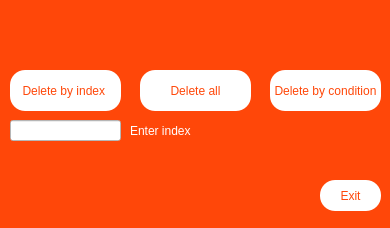
<?xml version="1.0" encoding="UTF-8"?>
<ui version="4.0">
 <class>ForDelete</class>
 <widget class="QDialog" name="ForDelete">
  <property name="geometry">
   <rect>
    <x>0</x>
    <y>0</y>
    <width>390</width>
    <height>228</height>
   </rect>
  </property>
  <property name="windowTitle">
   <string>Dialog</string>
  </property>
  <property name="styleSheet">
   <string notr="true">background : rgb(255, 71, 9)</string>
  </property>
  <widget class="QLabel" name="label">
   <property name="geometry">
    <rect>
     <x>80</x>
     <y>10</y>
     <width>231</width>
     <height>41</height>
    </rect>
   </property>
   <property name="text">
    <string/>
   </property>
   <property name="pixmap">
    <pixmap>../../../../lab04_small.jpg</pixmap>
   </property>
  </widget>
  <widget class="QPushButton" name="DeleteCondition">
   <property name="geometry">
    <rect>
     <x>270</x>
     <y>70</y>
     <width>111</width>
     <height>41</height>
    </rect>
   </property>
   <property name="styleSheet">
    <string notr="true">background : rgb(255, 255, 255) ; 
color : rgb(255, 71, 9);
border-radius : 15;

</string>
   </property>
   <property name="text">
    <string>Delete by condition</string>
   </property>
  </widget>
  <widget class="QPushButton" name="DeleteIndex">
   <property name="geometry">
    <rect>
     <x>10</x>
     <y>70</y>
     <width>111</width>
     <height>41</height>
    </rect>
   </property>
   <property name="styleSheet">
    <string notr="true">background : rgb(255, 255, 255) ; 
color : rgb(255, 71, 9);
border-radius : 15;

</string>
   </property>
   <property name="text">
    <string>Delete by index </string>
   </property>
  </widget>
  <widget class="QPushButton" name="DeleteAll">
   <property name="geometry">
    <rect>
     <x>140</x>
     <y>70</y>
     <width>111</width>
     <height>41</height>
    </rect>
   </property>
   <property name="styleSheet">
    <string notr="true">background : rgb(255, 255, 255) ; 
color : rgb(255, 71, 9);
border-radius : 15;

</string>
   </property>
   <property name="text">
    <string>Delete all</string>
   </property>
  </widget>
  <widget class="QLineEdit" name="IndexEdit">
   <property name="geometry">
    <rect>
     <x>10</x>
     <y>120</y>
     <width>111</width>
     <height>21</height>
    </rect>
   </property>
   <property name="styleSheet">
    <string notr="true">background : rgb(255, 255, 255)</string>
   </property>
   <property name="readOnly">
    <bool>false</bool>
   </property>
  </widget>
  <widget class="QLabel" name="label_2">
   <property name="geometry">
    <rect>
     <x>130</x>
     <y>120</y>
     <width>71</width>
     <height>21</height>
    </rect>
   </property>
   <property name="styleSheet">
    <string notr="true">color : rgb(255, 255, 255)</string>
   </property>
   <property name="text">
    <string>Enter index</string>
   </property>
  </widget>
  <widget class="QPushButton" name="OpenButton_4">
   <property name="geometry">
    <rect>
     <x>320</x>
     <y>180</y>
     <width>61</width>
     <height>31</height>
    </rect>
   </property>
   <property name="styleSheet">
    <string notr="true">background : rgb(255, 255, 255) ; 
color : rgb(255, 71, 9);
border-radius : 15;

</string>
   </property>
   <property name="text">
    <string>Exit</string>
   </property>
  </widget>
  <widget class="QLabel" name="label_3">
   <property name="geometry">
    <rect>
     <x>10</x>
     <y>160</y>
     <width>61</width>
     <height>61</height>
    </rect>
   </property>
   <property name="text">
    <string/>
   </property>
   <property name="pixmap">
    <pixmap>C:/Users/User/Downloads/imgonline-com-ua-Resize-7vPfUbXbO1ug.png</pixmap>
   </property>
  </widget>
  <widget class="QLabel" name="label_4">
   <property name="geometry">
    <rect>
     <x>80</x>
     <y>180</y>
     <width>221</width>
     <height>31</height>
    </rect>
   </property>
   <property name="font">
    <font>
     <pointsize>9</pointsize>
    </font>
   </property>
   <property name="styleSheet">
    <string notr="true">color : rgb(170, 0, 0)</string>
   </property>
   <property name="text">
    <string/>
   </property>
  </widget>
 </widget>
 <resources/>
 <connections/>
</ui>
